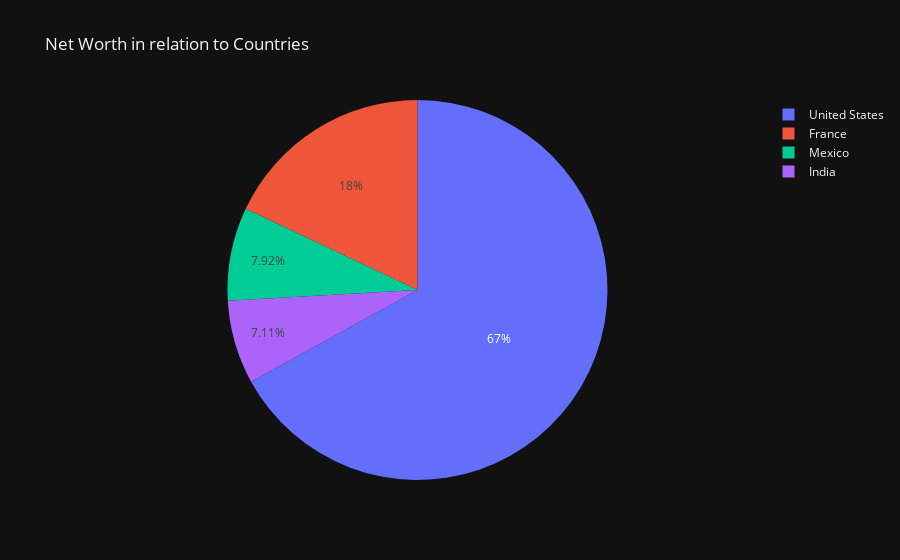

Source (notebook cell):
### Markdown cell above
# Pie Chart of Countries

### Code cell
country_pie = px.pie(top_10_billionaires, values='net_worth', names='country', title='Net Worth in relation to Countries')
country_pie.show()

### Figure 1 — Plotly figure (JSON) as saved in the notebook; plotly's stock layout.template omitted (floating-point values rounded to 4 significant figures)
{"data": [{"domain": {"x": [0.0, 1.0], "y": [0.0, 1.0]}, "hovertemplate": "country=%{label}<br>net_worth=%{value}<extra></extra>", "labels": ["France", "United States", "United States", "United States", "United States", "United States", "United States", "Mexico", "India", "United States"], "legendgroup": "", "name": "", "showlegend": true, "values": [211.0, 180.0, 114.0, 107.0, 106.0, 104.0, 94.5, 93.0, 83.4, 80.7], "type": "pie"}], "layout": {"legend": {"tracegroupgap": 0}, "title": {"text": "Net Worth in relation to Countries"}}}
